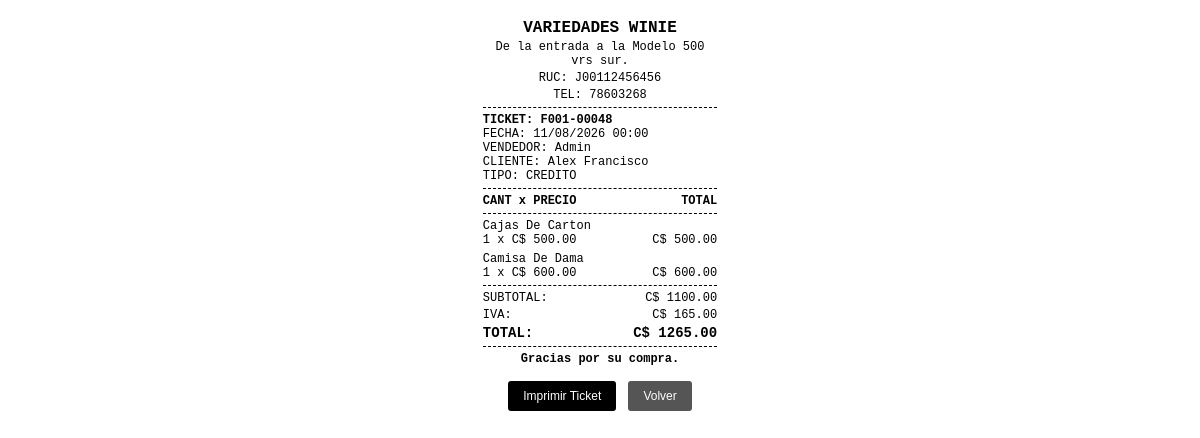
Screenshot of /factura/48 (signed in) with the database file from the repository.
### models/empresa.py (models this page shows)
class Empresa(db.Model):
    __tablename__ = "empresa"
    id = db.Column(db.Integer, primary_key=True)
    razon_social = db.Column(db.String(150), nullable=False)
    ruc = db.Column(db.String(30), nullable=True)
    tipo_empresa = db.Column(db.String(20), nullable=True)
    direccion = db.Column(db.String(250), nullable=True)
    ciudad = db.Column(db.String(100), nullable=True)
    telefono = db.Column(db.String(30), nullable=True)
    email = db.Column(db.String(120), nullable=True)
    sitio_web = db.Column(db.String(150), nullable=True)
    regimen = db.Column(db.String(80), nullable=True)
    serie_factura = db.Column(db.String(20), nullable=False, default="F001")
    correlativo = db.Column(db.String(20), nullable=False, default="00034")
    iva = db.Column(db.Numeric(5, 2), nullable=False, default=15)
    logo = db.Column(db.String(200), nullable=True)
    estado = db.Column(db.Boolean, nullable=False, default=True)
    created_at = db.Column(db.DateTime, default=lambda: datetime.now(UTC))
    updated_at = db.Column(
        db.DateTime,
        default=lambda: datetime.now(UTC),
        onupdate=lambda: datetime.now(UTC)
    )

### models/venta.py (models this page shows, shortened)
class Venta(db.Model):
    __tablename__ = "ventas"
    id = db.Column(db.Integer,primary_key=True)
    cliente_id = db.Column(db.Integer,db.ForeignKey("clientes.id"),nullable=False)
    usuario_id = db.Column(db.Integer,db.ForeignKey("usuarios.id"),nullable=False)
    fecha_venta = db.Column(db.DateTime,nullable=False,default=lambda: datetime.now(UTC))
    fecha_limite_credito = db.Column(db.Date,nullable=True)
    tipo_venta = db.Column(db.Enum(TipoVenta),nullable=False)
    numero_factura = db.Column(db.String(30),unique=True,nullable=False)
    total_venta = db.Column(db.Numeric(10, 2),nullable=False)
    estado = db.Column(db.Enum(EstadoVenta),nullable=False,default=EstadoVenta.ACTIVA)
    observaciones = db.Column(db.Text,nullable=True)
    created_at = db.Column(db.DateTime,nullable=False,default=lambda: datetime.now(UTC))
    updated_at = db.Column(db.DateTime,nullable=False,default=lambda: datetime.now(UTC),onupdate=lambda: datetime.now(UTC))
    cliente = db.relationship("Cliente",back_populates="ventas")
    usuario = db.relationship("Usuario",back_populates="ventas")
    detalle_ventas = db.relationship("DetalleVenta", back_populates="venta", lazy=True)
    pagos = db.relationship("Pago",back_populates="venta",lazy=True,order_by="Pago.fecha_pago.desc()")
    cuotas = db.relationship("CuotaVenta", back_populates="venta", lazy=True, cascade="all, delete-orphan", order_by="CuotaVenta.numero_cuota.asc()")

### models/rol.py (models this page shows, shortened)
class Rol(db.Model):
    __tablename__ = "roles"
    id = db.Column(
        db.Integer,
        primary_key=True
    )
    nombre = db.Column(
        db.String(50),
        nullable=False,
        unique=True
    )
    descripcion = db.Column(
        db.Text,
        nullable=True
    )
    estado = db.Column(
        db.Boolean,
        default=True
    )
    descuento_maximo = db.Column(
        db.Numeric(5, 2),
        nullable=False,
        default=0
    )
    usuarios = db.relationship(
        "Usuario",
        back_populates="rol",
        lazy=True
    )

### models/cliente.py (models this page shows, shortened)
class Cliente(db.Model):
    __tablename__ = "clientes"
    id = db.Column(db.Integer,primary_key=True)
    codigo = db.Column(db.String(20),unique=True,nullable=True)
    nombres = db.Column(db.String(100),nullable=False)
    telefono = db.Column(db.String(8),nullable=False,unique=True)
    ciudad = db.Column(db.String(100),nullable=True)
    estado = db.Column(db.Enum(EstadoCliente),default=EstadoCliente.ACTIVO)
    created_at = db.Column(db.DateTime,default=lambda: datetime.now(UTC))
    updated_at = db.Column(db.DateTime,default=lambda: datetime.now(UTC),onupdate=lambda: datetime.now(UTC))
    ventas = db.relationship("Venta",back_populates="cliente",lazy=True)
    usuario = db.relationship("Usuario",back_populates="cliente",uselist=False)

### models/detalle_venta.py (models this page shows, shortened)
class DetalleVenta(db.Model):
    __tablename__ = "detalle_ventas"
    id = db.Column(db.Integer,primary_key=True)
    venta_id = db.Column(db.Integer,db.ForeignKey("ventas.id"),nullable=False)
    producto_id = db.Column(db.Integer,db.ForeignKey("productos.id"),nullable=False)
    cantidad = db.Column( db.Integer,nullable=False)
    precio_unitario = db.Column(db.Numeric(10, 2),nullable=False)
    descuento_porcentaje = db.Column(db.Numeric(5, 2),nullable=False,default=0)
    descuento_monto = db.Column(db.Numeric(10, 2),nullable=False,default=0)
    subtotal = db.Column(db.Numeric(10, 2),nullable=False)
    venta = db.relationship("Venta",back_populates="detalle_ventas")
    producto = db.relationship("Producto",back_populates="detalle_ventas")

### models/producto.py (models this page shows, shortened)
class Producto(db.Model):
    __tablename__ = "productos"
    id = db.Column(db.Integer,primary_key=True)
    codigo_producto = db.Column(db.String(50),nullable=False)
    nombre = db.Column(db.String(150),nullable=False)
    marca = db.Column(db.String(100),nullable=False)
    estado = db.Column(db.Enum(EstadoProducto), default=EstadoProducto.ACTIVO, nullable=False)
    categoria_id = db.Column(db.Integer,db.ForeignKey("categorias.id"),nullable=False)
    proveedor_id = db.Column(db.Integer,db.ForeignKey("proveedores.id"),nullable=False)
    cantidad_comprada = db.Column(db.Integer,nullable=False)
    stock = db.Column(db.Integer,default=0)
    precio_compra = db.Column(db.Numeric(10, 2),nullable=False)
    precio_venta = db.Column(db.Numeric(10, 2),nullable=False)
    fecha_compra = db.Column(db.Date,nullable=False)
    created_at = db.Column(db.DateTime,default=lambda: datetime.now(UTC))
    updated_at = db.Column(db.DateTime,default=lambda: datetime.now(UTC),onupdate=lambda: datetime.now(UTC))
    categoria = db.relationship("Categoria",back_populates="productos")
    proveedor = db.relationship("Proveedor",back_populates="productos")
    detalle_ventas = db.relationship("DetalleVenta",back_populates="producto",lazy=True)

### routes/pagos.py (the view)
@pagos_bp.route("/factura/<int:venta_id>")
@login_required
def factura(venta_id):
    venta = db.session.get(Venta, venta_id)
    if not venta:
        abort(404)
    if current_user.rol and current_user.rol.nombre.upper() == "CLIENTE":
        if venta.cliente_id != current_user.cliente_id:
            abort(403)
    empresa = Empresa.query.first()
    return render_template(
        "ventas/factura.html",
        venta=venta,
        empresa=empresa
    )

### app.py (called while the page is built)
@login_manager.user_loader
def load_user(user_id):
    return Usuario.query.get(int(user_id))

### templates/ventas/factura.html (shortened to what this page needs)
<!DOCTYPE html>
<html lang="es">
<head>
</head>
<body>
    {% set subtotal = venta.detalle_ventas | sum(attribute='subtotal') %}
    {% set iva = venta.total_venta - subtotal %}
    <div class="header text-center mb-2">
        <h2 class="mb-1">{{ empresa.razon_social if empresa else 'TIENDA DEMO' }}</h2>
        <div class="mb-1">{{ empresa.direccion if empresa and empresa.direccion else 'Dirección de la tienda' }}</div>
        <div class="mb-1">RUC: {{ empresa.ruc if empresa and empresa.ruc else '-' }}</div>
        <div class="mb-1">TEL: {{ empresa.telefono if empresa and empresa.telefono else '-' }}</div>
    </div>
    <div class="line"></div>
    <div class="mb-2">
        <div class="text-bold">TICKET: {{ venta.numero_factura }}</div>
        <div>FECHA: {{ venta.fecha_venta.strftime('%d/%m/%Y %H:%M') }}</div>
        <div>VENDEDOR: {{ venta.usuario.nombres if venta.usuario and venta.usuario.nombres else 'Admin' }}</div>
        <div>CLIENTE: {{ venta.cliente.nombres }}</div>
        <div>TIPO: {{ venta.tipo_venta.value }}{% if venta.tipo_venta.value == 'CREDITO' and venta.cuotas %} ({{ venta.cuotas|length }} CUOTAS){% endif %}</div>
    </div>
    <div class="line"></div>
    <div class="mb-2 text-bold" style="display: flex; justify-content: space-between;">
        <span>CANT x PRECIO</span>
        <span>TOTAL</span>
    </div>
    <div class="line"></div>
    <div class="mb-2">
        {% for item in venta.detalle_ventas %}
        <div class="item-row">
            <div class="item-name">{{ item.producto.nombre }}</div>
            <div class="item-details">
                <span>{{ item.cantidad }} x C$ {{ "%.2f"|format(item.precio_unitario) }}</span>
                <span>C$ {{ "%.2f"|format(item.subtotal) }}</span>
            </div>
        </div>
        {% endfor %}
    </div>
    <div class="line"></div>
    <div class="totals mb-1">
        <span>SUBTOTAL:</span>
        <span>C$ {{ "%.2f"|format(subtotal) }}</span>
    </div>
    <div class="totals mb-1">
        <span>IVA:</span>
        <span>C$ {{ "%.2f"|format(iva) }}</span>
    </div>
    <div class="totals mb-2 text-bold" style="font-size: 14px;">
        <span>TOTAL:</span>
        <span>C$ {{ "%.2f"|format(venta.total_venta) }}</span>
    </div>
    <div class="line"></div>
    <div class="text-center mt-2 text-bold">
        Gracias por su compra.
    </div>
    <div class="acciones no-print mt-3">
        <button onclick="window.print()">Imprimir Ticket</button>
        <button onclick="window.history.back()" style="background-color: #555; margin-left: 5px;">Volver</button>
    </div>
</body>
</html>

### templates/ventas/factura.html (style rules this page uses)
* { margin: 0; padding: 0; box-sizing: border-box; }
body { font-family: 'Courier New', Courier, monospace; font-size: 12px; color: #000; width: 72mm; max-width: 72mm; margin: 0 auto; padding: 5mm; }
.text-center { text-align: center; }
.text-bold { font-weight: bold; }
.mb-1 { margin-bottom: 3px; }
.mb-2 { margin-bottom: 5px; }
.mt-2 { margin-top: 5px; }
.mt-3 { margin-top: 10px; }
.header h2 { font-size: 16px; text-transform: uppercase; }
.line { border-top: 1px dashed #000; margin: 5px 0; }
.item-row { margin-bottom: 5px; }
.item-name { display: block; width: 100%; }
.item-details { display: flex; justify-content: space-between; width: 100%; }
.totals { width: 100%; display: flex; justify-content: space-between; }
.acciones { text-align: center; margin-top: 15px; }
.acciones button { background-color: #000; color: #fff; border: none; padding: 8px 15px; font-size: 12px; cursor: pointer; border-radius: 3px; }

### rows the page displays
Empresa: razon_social "VARIEDADES WINIE", direccion "De la entrada a la Modelo 500 vrs sur.", ruc "J00112456456", telefono "78603268"
Venta: numero_factura "F001-00048", fecha_venta "11/08/2026 00:00", tipo_venta.value "CREDITO", total_venta "1265.00"
Rol: usuario "Admin"
Cliente: cliente.nombres "Alex Francisco"
DetalleVenta: producto.nombre "Cajas De Carton", cantidad "1", precio_unitario "500.00", subtotal "500.00"
DetalleVenta: producto.nombre "Camisa De Dama", cantidad "1", precio_unitario "600.00", subtotal "600.00"

### other values shown
{{ "%.2f"|format(subtotal) }} "1100.00"
{{ "%.2f"|format(iva) }} "165.00"
